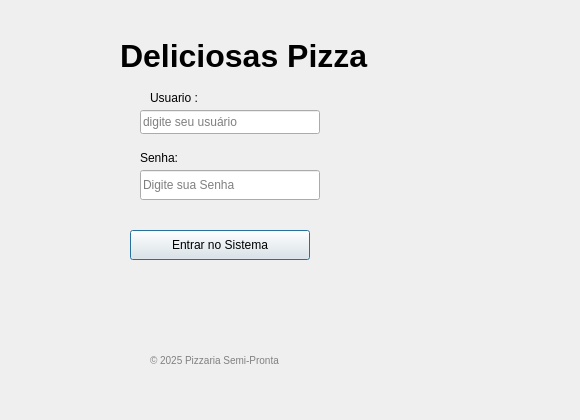
<?xml version="1.0" encoding="UTF-8"?>
<ui version="4.0">
 <class>Dialog</class>
 <widget class="QDialog" name="Dialog">
  <property name="geometry">
   <rect>
    <x>0</x>
    <y>0</y>
    <width>580</width>
    <height>420</height>
   </rect>
  </property>
  <property name="windowTitle">
   <string>Login - Pizza Semi-Pronta</string>
  </property>
  <property name="windowOpacity">
   <double>5.000000000000000</double>
  </property>
  <widget class="QLabel" name="label">
   <property name="geometry">
    <rect>
     <x>120</x>
     <y>30</y>
     <width>251</width>
     <height>51</height>
    </rect>
   </property>
   <property name="font">
    <font>
     <pointsize>24</pointsize>
     <weight>75</weight>
     <bold>true</bold>
    </font>
   </property>
   <property name="text">
    <string>Deliciosas Pizza</string>
   </property>
  </widget>
  <widget class="QLabel" name="label_2">
   <property name="geometry">
    <rect>
     <x>150</x>
     <y>90</y>
     <width>49</width>
     <height>16</height>
    </rect>
   </property>
   <property name="text">
    <string>Usuario : </string>
   </property>
  </widget>
  <widget class="QLineEdit" name="Btn_Entrar">
   <property name="geometry">
    <rect>
     <x>140</x>
     <y>110</y>
     <width>180</width>
     <height>24</height>
    </rect>
   </property>
   <property name="placeholderText">
    <string>digite seu usuário</string>
   </property>
  </widget>
  <widget class="QLabel" name="label_3">
   <property name="geometry">
    <rect>
     <x>140</x>
     <y>150</y>
     <width>49</width>
     <height>16</height>
    </rect>
   </property>
   <property name="text">
    <string>Senha: </string>
   </property>
  </widget>
  <widget class="QLineEdit" name="Edit_senha">
   <property name="geometry">
    <rect>
     <x>140</x>
     <y>170</y>
     <width>180</width>
     <height>30</height>
    </rect>
   </property>
   <property name="echoMode">
    <enum>QLineEdit::Normal</enum>
   </property>
   <property name="dragEnabled">
    <bool>false</bool>
   </property>
   <property name="readOnly">
    <bool>false</bool>
   </property>
   <property name="placeholderText">
    <string>Digite sua Senha</string>
   </property>
  </widget>
  <widget class="QPushButton" name="pushButton">
   <property name="geometry">
    <rect>
     <x>130</x>
     <y>230</y>
     <width>180</width>
     <height>30</height>
    </rect>
   </property>
   <property name="text">
    <string>Entrar no Sistema</string>
   </property>
   <property name="default">
    <bool>true</bool>
   </property>
  </widget>
  <widget class="QLabel" name="label_4">
   <property name="geometry">
    <rect>
     <x>150</x>
     <y>350</y>
     <width>141</width>
     <height>21</height>
    </rect>
   </property>
   <property name="font">
    <font>
     <pointsize>-1</pointsize>
    </font>
   </property>
   <property name="styleSheet">
    <string notr="true">color: gray; font-size: 10px;</string>
   </property>
   <property name="text">
    <string>© 2025 Pizzaria Semi-Pronta</string>
   </property>
  </widget>
 </widget>
 <resources/>
 <connections/>
</ui>
